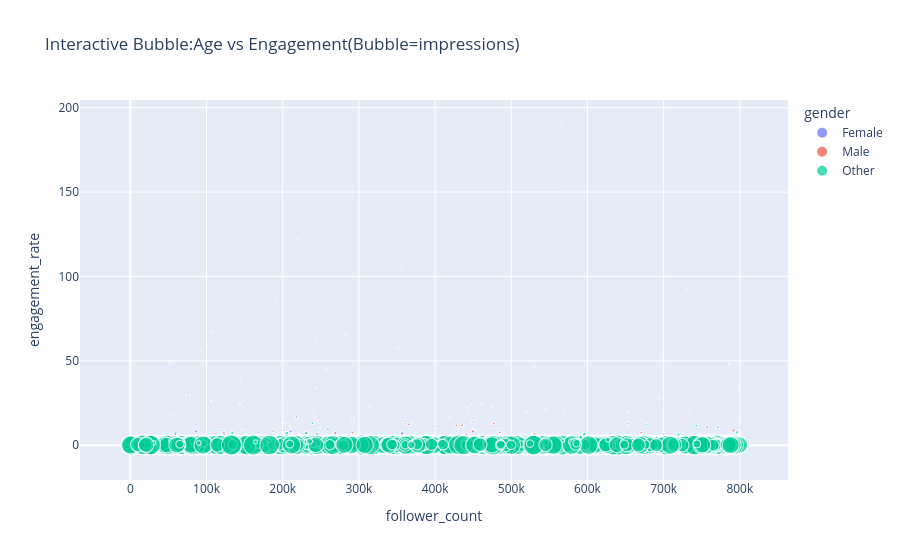

Notebook cell for this chart:
### Code cell
#### ●	Plotly (Interactive)

import plotly.express as px
fig=px.scatter(df,x='follower_count',y='engagement_rate',size='impression_count',
               color='gender',hover_name='post_category',title='Interactive Bubble:Age vs Engagement(Bubble=impressions)')
fig.show()

### Figure 1 — Plotly figure (JSON) as saved in the notebook; plotly's stock layout.template omitted (floating-point values rounded to 4 significant figures; data arrays with more than 128 entries replaced by an {"elided": "..."} marker saying what was removed)
{"data": [{"hovertemplate": "<b>%{hovertext}</b><br><br>gender=Female<br>follower_count=%{x}<br>engagement_rate=%{y}<br>impression_count=%{marker.size}<extra></extra>", "hovertext": {"elided": "1568 str values"}, "legendgroup": "Female", "marker": {"color": "#636efa", "size": {"elided": "1568 int values"}, "sizemode": "area", "sizeref": 250.0, "symbol": "circle"}, "mode": "markers", "name": "Female", "showlegend": true, "type": "scattergl", "x": {"elided": "1568 int values"}, "xaxis": "x", "y": {"elided": "1568 float values"}, "yaxis": "y"}, {"hovertemplate": "<b>%{hovertext}</b><br><br>gender=Male<br>follower_count=%{x}<br>engagement_rate=%{y}<br>impression_count=%{marker.size}<extra></extra>", "hovertext": {"elided": "1842 str values"}, "legendgroup": "Male", "marker": {"color": "#EF553B", "size": {"elided": "1842 int values"}, "sizemode": "area", "sizeref": 250.0, "symbol": "circle"}, "mode": "markers", "name": "Male", "showlegend": true, "type": "scattergl", "x": {"elided": "1842 int values"}, "xaxis": "x", "y": {"elided": "1842 float values"}, "yaxis": "y"}, {"hovertemplate": "<b>%{hovertext}</b><br><br>gender=Other<br>follower_count=%{x}<br>engagement_rate=%{y}<br>impression_count=%{marker.size}<extra></extra>", "hovertext": {"elided": "1581 str values"}, "legendgroup": "Other", "marker": {"color": "#00cc96", "size": {"elided": "1581 int values"}, "sizemode": "area", "sizeref": 250.0, "symbol": "circle"}, "mode": "markers", "name": "Other", "showlegend": true, "type": "scattergl", "x": {"elided": "1581 int values"}, "xaxis": "x", "y": {"elided": "1581 float values"}, "yaxis": "y"}], "layout": {"legend": {"itemsizing": "constant", "title": {"text": "gender"}, "tracegroupgap": 0}, "title": {"text": "Interactive Bubble:Age vs Engagement(Bubble=impressions)"}, "xaxis": {"anchor": "y", "domain": [0, 1], "title": {"text": "follower_count"}}, "yaxis": {"anchor": "x", "domain": [0, 1], "title": {"text": "engagement_rate"}}}}
